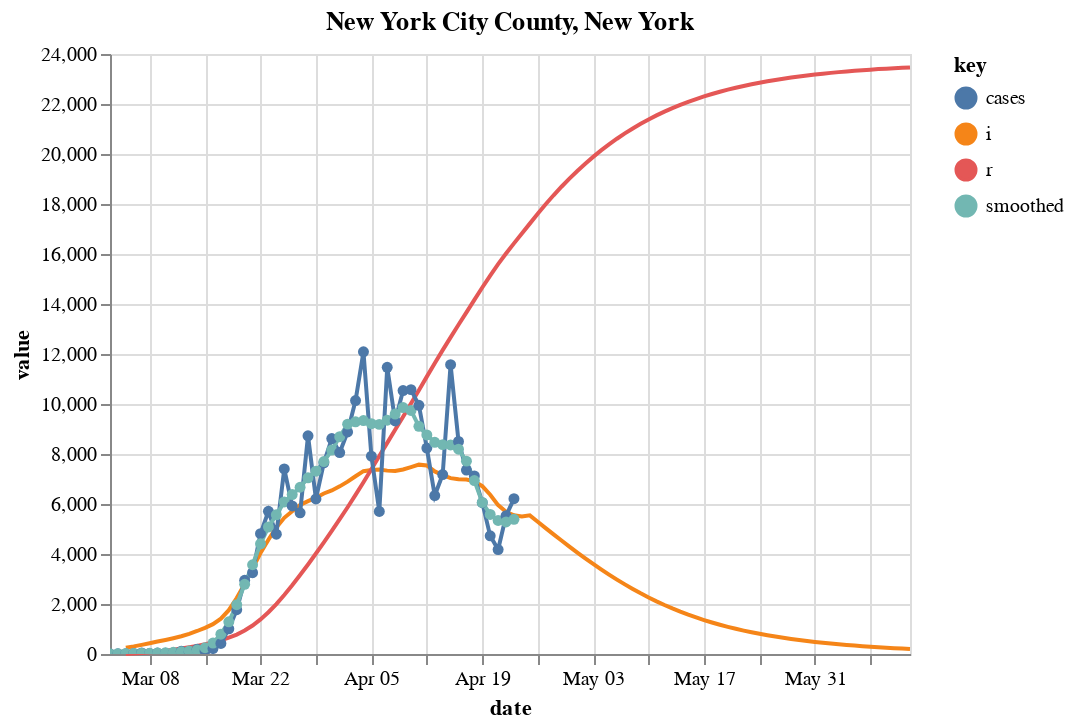

The notebook cell saved with this chart:
### Markdown cell above
# NYC and Save to CSV

### Code cell
fm = "prd_ets"
c = [county_state("New York City", "New York")]
sir_df = county_sir(c, horizon=50, forecast_method=fm, fudge_factor=23)

# Plot forecast
fig, axes = plt.subplots(nrows=1, ncols=1, figsize=(1200/72,400/72))
fig.set_facecolor('w')
plot_rt_fc(sir_df, axes, c, forecast_method=fm)
plot_actuals_sir(sir_df, str(c[0].county + " County, " + c[0].state))

### Figure 1 — Vega-Lite specification as saved in the notebook (floating-point values rounded to 4 significant figures)
{"config": {"view": {"continuousWidth": 400, "continuousHeight": 300}}, "layer": [{"mark": "line", "encoding": {"color": {"type": "nominal", "field": "key"}, "x": {"type": "temporal", "field": "date"}, "y": {"type": "quantitative", "field": "value"}}, "title": "New York City County, New York", "transform": [{"fold": ["i", "r"]}]}, {"mark": {"type": "line", "clip": true, "point": true}, "encoding": {"color": {"type": "nominal", "field": "key"}, "x": {"type": "temporal", "field": "date"}, "y": {"type": "quantitative", "field": "value"}}, "title": "New York City County, New York", "transform": [{"fold": ["cases", "smoothed"]}]}], "data": {"name": "data-0e25e21c93188968e750588edfb664ee"}, "$schema": "https://vega.github.io/schema/vega-lite/v4.8.1.json", "datasets": {"data-0e25e21c93188968e750588edfb664ee": [{"date_str": "2020-03-03", "ML": 3.0, "Low_75": 1.3, "High_75": 5.44, "cases": 1.0, "smoothed": 6.0, "date": "2020-03-03T00:00:00", "fcst": 0.0, "prd_lin": 3.809, "prd_spln": 2.765, "prd_ets": null, "prd_loess": 3.976, "s": null, "i": null, "r": null, "b": null}, {"date_str": "2020-03-04", "ML": 4.03, "Low_75": 2.26, "High_75": 5.8, "cases": 9.0, "smoothed": 11.0, "date": "2020-03-04T00:00:00", "fcst": 0.0, "prd_lin": 3.736, "prd_spln": 2.972, "prd_ets": null, "prd_loess": 3.894, "s": null, "i": null, "r": null, "b": null}, {"date_str": "2020-03-05", "ML": 3.84, "Low_75": 2.45, "High_75": 5.09, "cases": 11.0, "smoothed": 16.0, "date": "2020-03-05T00:00:00", "fcst": 0.0, "prd_lin": 3.664, "prd_spln": 3.099, "prd_ets": null, "prd_loess": 3.812, "s": 305300.0, "i": 253.0, "r": 0.0, "b": 8.986e-07}, {"date_str": "2020-03-06", "ML": 3.48, "Low_75": 2.36, "High_75": 4.46, "cases": 22.0, "smoothed": 21.0, "date": "2020-03-06T00:00:00", "fcst": 0.0, "prd_lin": 3.591, "prd_spln": 3.191, "prd_ets": 3.473, "prd_loess": 3.729, "s": 305200.0, "i": 304.3, "r": 18.07, "b": 8.986e-07}, {"date_str": "2020-03-07", "ML": 3.15, "Low_75": 2.18, "High_75": 3.95, "cases": 45.0, "smoothed": 26.0, "date": "2020-03-07T00:00:00", "fcst": 0.0, "prd_lin": 3.519, "prd_spln": 3.26, "prd_ets": 3.202, "prd_loess": 3.646, "s": 305100.0, "i": 366.0, "r": 39.81, "b": 8.145e-07}, {"date_str": "2020-03-08", "ML": 2.8, "Low_75": 1.97, "High_75": 3.52, "cases": 17.0, "smoothed": 30.0, "date": "2020-03-08T00:00:00", "fcst": 0.0, "prd_lin": 3.446, "prd_spln": 3.301, "prd_ets": 2.921, "prd_loess": 3.563, "s": 305000.0, "i": 430.9, "r": 65.95, "b": 7.375e-07}, {"date_str": "2020-03-09", "ML": 2.76, "Low_75": 1.99, "High_75": 3.39, "cases": 36.0, "smoothed": 38.0, "date": "2020-03-09T00:00:00", "fcst": 0.0, "prd_lin": 3.374, "prd_spln": 3.314, "prd_ets": 2.602, "prd_loess": 3.479, "s": 304900.0, "i": 497.0, "r": 96.73, "b": 6.557e-07}, {"date_str": "2020-03-10", "ML": 2.72, "Low_75": 2.02, "High_75": 3.29, "cases": 31.0, "smoothed": 48.0, "date": "2020-03-10T00:00:00", "fcst": 0.0, "prd_lin": 3.301, "prd_spln": 3.303, "prd_ets": 2.621, "prd_loess": 3.396, "s": 304800.0, "i": 560.9, "r": 132.2, "b": 6.466e-07}, {"date_str": "2020-03-11", "ML": 2.95, "Low_75": 2.37, "High_75": 3.51, "cases": 44.0, "smoothed": 68.0, "date": "2020-03-11T00:00:00", "fcst": 0.0, "prd_lin": 3.228, "prd_spln": 3.271, "prd_ets": 2.621, "prd_loess": 3.312, "s": 304700.0, "i": 631.3, "r": 172.3, "b": 6.374e-07}, {"date_str": "2020-03-12", "ML": 2.96, "Low_75": 2.38, "High_75": 3.41, "cases": 109.0, "smoothed": 90.0, "date": "2020-03-12T00:00:00", "fcst": 0.0, "prd_lin": 3.156, "prd_spln": 3.224, "prd_ets": 2.911, "prd_loess": 3.228, "s": 304600.0, "i": 708.9, "r": 217.4, "b": 6.915e-07}, {"date_str": "2020-03-13", "ML": 2.91, "Low_75": 2.43, "High_75": 3.35, "cases": 95.0, "smoothed": 117.0, "date": "2020-03-13T00:00:00", "fcst": 0.0, "prd_lin": 3.083, "prd_spln": 3.163, "prd_ets": 2.935, "prd_loess": 3.144, "s": 304400.0, "i": 807.5, "r": 268.0, "b": 6.942e-07}, {"date_str": "2020-03-14", "ML": 2.99, "Low_75": 2.56, "High_75": 3.39, "cases": 189.0, "smoothed": 158.0, "date": "2020-03-14T00:00:00", "fcst": 0.0, "prd_lin": 3.011, "prd_spln": 3.093, "prd_ets": 2.887, "prd_loess": 3.06, "s": 304300.0, "i": 920.5, "r": 325.7, "b": 6.828e-07}, {"date_str": "2020-03-15", "ML": 3.58, "Low_75": 3.19, "High_75": 3.92, "cases": 122.0, "smoothed": 250.0, "date": "2020-03-15T00:00:00", "fcst": 0.0, "prd_lin": 2.938, "prd_spln": 3.014, "prd_ets": 2.984, "prd_loess": 2.976, "s": 304100.0, "i": 1046.0, "r": 391.4, "b": 7.019e-07}, {"date_str": "2020-03-16", "ML": 4.37, "Low_75": 4.02, "High_75": 4.63, "cases": 218.0, "smoothed": 439.0, "date": "2020-03-16T00:00:00", "fcst": 0.0, "prd_lin": 2.866, "prd_spln": 2.93, "prd_ets": 3.648, "prd_loess": 2.893, "s": 303800.0, "i": 1195.0, "r": 466.2, "b": 8.41e-07}, {"date_str": "2020-03-17", "ML": 4.89, "Low_75": 4.63, "High_75": 5.11, "cases": 424.0, "smoothed": 794.0, "date": "2020-03-17T00:00:00", "fcst": 0.0, "prd_lin": 2.793, "prd_spln": 2.842, "prd_ets": 4.512, "prd_loess": 2.809, "s": 303500.0, "i": 1414.0, "r": 551.5, "b": 1.027e-06}, {"date_str": "2020-03-18", "ML": 4.52, "Low_75": 4.29, "High_75": 4.68, "cases": 1008.0, "smoothed": 1288.0, "date": "2020-03-18T00:00:00", "fcst": 0.0, "prd_lin": 2.72, "prd_spln": 2.75, "prd_ets": 5.05, "prd_loess": 2.726, "s": 303100.0, "i": 1754.0, "r": 652.5, "b": 1.151e-06}, {"date_str": "2020-03-19", "ML": 4.1, "Low_75": 3.93, "High_75": 4.25, "cases": 1770.0, "smoothed": 1972.0, "date": "2020-03-19T00:00:00", "fcst": 0.0, "prd_lin": 2.648, "prd_spln": 2.657, "prd_ets": 4.583, "prd_loess": 2.643, "s": 302500.0, "i": 2241.0, "r": 777.8, "b": 1.065e-06}, {"date_str": "2020-03-20", "ML": 3.54, "Low_75": 3.38, "High_75": 3.66, "cases": 2950.0, "smoothed": 2789.0, "date": "2020-03-20T00:00:00", "fcst": 0.0, "prd_lin": 2.575, "prd_spln": 2.562, "prd_ets": 4.092, "prd_loess": 2.56, "s": 301800.0, "i": 2803.0, "r": 937.9, "b": 9.682e-07}, {"date_str": "2020-03-21", "ML": 2.85, "Low_75": 2.71, "High_75": 2.96, "cases": 3254.0, "smoothed": 3570.0, "date": "2020-03-21T00:00:00", "fcst": 0.0, "prd_lin": 2.503, "prd_spln": 2.467, "prd_ets": 3.466, "prd_loess": 2.477, "s": 300900.0, "i": 3422.0, "r": 1138.0, "b": 8.379e-07}, {"date_str": "2020-03-22", "ML": 2.52, "Low_75": 2.39, "High_75": 2.62, "cases": 4812.0, "smoothed": 4407.0, "date": "2020-03-22T00:00:00", "fcst": 0.0, "prd_lin": 2.43, "prd_spln": 2.373, "prd_ets": 2.716, "prd_loess": 2.394, "s": 300100.0, "i": 4040.0, "r": 1383.0, "b": 6.764e-07}, {"date_str": "2020-03-23", "ML": 2.06, "Low_75": 1.92, "High_75": 2.14, "cases": 5707.0, "smoothed": 5084.0, "date": "2020-03-23T00:00:00", "fcst": 0.0, "prd_lin": 2.357, "prd_spln": 2.279, "prd_ets": 2.389, "prd_loess": 2.311, "s": 299300.0, "i": 4572.0, "r": 1671.0, "b": 5.998e-07}, {"date_str": "2020-03-24", "ML": 1.68, "Low_75": 1.55, "High_75": 1.76, "cases": 4791.0, "smoothed": 5567.0, "date": "2020-03-24T00:00:00", "fcst": 0.0, "prd_lin": 2.285, "prd_spln": 2.186, "prd_ets": 1.915, "prd_loess": 2.227, "s": 298400.0, "i": 5066.0, "r": 1998.0, "b": 4.917e-07}, {"date_str": "2020-03-25", "ML": 1.62, "Low_75": 1.51, "High_75": 1.71, "cases": 7401.0, "smoothed": 6081.0, "date": "2020-03-25T00:00:00", "fcst": 0.0, "prd_lin": 2.212, "prd_spln": 2.094, "prd_ets": 1.535, "prd_loess": 2.142, "s": 297700.0, "i": 5447.0, "r": 2360.0, "b": 4.021e-07}, {"date_str": "2020-03-26", "ML": 1.36, "Low_75": 1.23, "High_75": 1.43, "cases": 5921.0, "smoothed": 6376.0, "date": "2020-03-26T00:00:00", "fcst": 0.0, "prd_lin": 2.14, "prd_spln": 2.004, "prd_ets": 1.515, "prd_loess": 2.056, "s": 297000.0, "i": 5710.0, "r": 2749.0, "b": 3.887e-07}, {"date_str": "2020-03-27", "ML": 1.32, "Low_75": 1.21, "High_75": 1.4, "cases": 5648.0, "smoothed": 6670.0, "date": "2020-03-27T00:00:00", "fcst": 0.0, "prd_lin": 2.067, "prd_spln": 1.916, "prd_ets": 1.257, "prd_loess": 1.967, "s": 296400.0, "i": 5962.0, "r": 3156.0, "b": 3.27e-07}, {"date_str": "2020-03-28", "ML": 1.38, "Low_75": 1.26, "High_75": 1.45, "cases": 8728.0, "smoothed": 7049.0, "date": "2020-03-28T00:00:00", "fcst": 0.0, "prd_lin": 1.995, "prd_spln": 1.83, "prd_ets": 1.245, "prd_loess": 1.874, "s": 295800.0, "i": 6114.0, "r": 3582.0, "b": 3.181e-07}, {"date_str": "2020-03-29", "ML": 1.27, "Low_75": 1.17, "High_75": 1.35, "cases": 6204.0, "smoothed": 7314.0, "date": "2020-03-29T00:00:00", "fcst": 0.0, "prd_lin": 1.922, "prd_spln": 1.746, "prd_ets": 1.337, "prd_loess": 1.777, "s": 295200.0, "i": 6252.0, "r": 4019.0, "b": 3.332e-07}, {"date_str": "2020-03-30", "ML": 1.35, "Low_75": 1.24, "High_75": 1.42, "cases": 7648.0, "smoothed": 7699.0, "date": "2020-03-30T00:00:00", "fcst": 0.0, "prd_lin": 1.849, "prd_spln": 1.663, "prd_ets": 1.227, "prd_loess": 1.673, "s": 294600.0, "i": 6421.0, "r": 4466.0, "b": 3.073e-07}, {"date_str": "2020-03-31", "ML": 1.4, "Low_75": 1.29, "High_75": 1.47, "cases": 8616.0, "smoothed": 8158.0, "date": "2020-03-31T00:00:00", "fcst": 0.0, "prd_lin": 1.777, "prd_spln": 1.583, "prd_ets": 1.331, "prd_loess": 1.584, "s": 294000.0, "i": 6543.0, "r": 4924.0, "b": 3.273e-07}, {"date_str": "2020-04-01", "ML": 1.44, "Low_75": 1.34, "High_75": 1.51, "cases": 8058.0, "smoothed": 8693.0, "date": "2020-04-01T00:00:00", "fcst": 0.0, "prd_lin": 1.704, "prd_spln": 1.505, "prd_ets": 1.393, "prd_loess": 1.5, "s": 293400.0, "i": 6706.0, "r": 5392.0, "b": 3.401e-07}, {"date_str": "2020-04-02", "ML": 1.4, "Low_75": 1.29, "High_75": 1.46, "cases": 8880.0, "smoothed": 9195.0, "date": "2020-04-02T00:00:00", "fcst": 0.0, "prd_lin": 1.632, "prd_spln": 1.43, "prd_ets": 1.44, "prd_loess": 1.42, "s": 292700.0, "i": 6896.0, "r": 5871.0, "b": 3.506e-07}, {"date_str": "2020-04-03", "ML": 1.09, "Low_75": 0.98, "High_75": 1.15, "cases": 10140.0, "smoothed": 9288.0, "date": "2020-04-03T00:00:00", "fcst": 0.0, "prd_lin": 1.559, "prd_spln": 1.358, "prd_ets": 1.395, "prd_loess": 1.345, "s": 292000.0, "i": 7111.0, "r": 6363.0, "b": 3.416e-07}, {"date_str": "2020-04-04", "ML": 1.04, "Low_75": 0.93, "High_75": 1.1, "cases": 12090.0, "smoothed": 9336.0, "date": "2020-04-04T00:00:00", "fcst": 0.0, "prd_lin": 1.486, "prd_spln": 1.288, "prd_ets": 1.049, "prd_loess": 1.274, "s": 291300.0, "i": 7313.0, "r": 6871.0, "b": 2.666e-07}, {"date_str": "2020-04-05", "ML": 0.92, "Low_75": 0.81, "High_75": 0.98, "cases": 7915.0, "smoothed": 9212.0, "date": "2020-04-05T00:00:00", "fcst": 0.0, "prd_lin": 1.414, "prd_spln": 1.22, "prd_ets": 1.006, "prd_loess": 1.206, "s": 290800.0, "i": 7358.0, "r": 7393.0, "b": 2.55e-07}, {"date_str": "2020-04-06", "ML": 0.97, "Low_75": 0.87, "High_75": 1.04, "cases": 5701.0, "smoothed": 9185.0, "date": "2020-04-06T00:00:00", "fcst": 0.0, "prd_lin": 1.341, "prd_spln": 1.156, "prd_ets": 0.8824, "prd_loess": 1.142, "s": 290200.0, "i": 7378.0, "r": 7919.0, "b": 2.26e-07}, {"date_str": "2020-04-07", "ML": 1.12, "Low_75": 1.01, "High_75": 1.18, "cases": 11470.0, "smoothed": 9352.0, "date": "2020-04-07T00:00:00", "fcst": 0.0, "prd_lin": 1.269, "prd_spln": 1.094, "prd_ets": 0.9506, "prd_loess": 1.081, "s": 289700.0, "i": 7335.0, "r": 8446.0, "b": 2.387e-07}, {"date_str": "2020-04-08", "ML": 1.18, "Low_75": 1.09, "High_75": 1.25, "cases": 9320.0, "smoothed": 9597.0, "date": "2020-04-08T00:00:00", "fcst": 0.0, "prd_lin": 1.196, "prd_spln": 1.034, "prd_ets": 1.125, "prd_loess": 1.024, "s": 289200.0, "i": 7318.0, "r": 8970.0, "b": 2.761e-07}, {"date_str": "2020-04-09", "ML": 1.19, "Low_75": 1.09, "High_75": 1.25, "cases": 10540.0, "smoothed": 9856.0, "date": "2020-04-09T00:00:00", "fcst": 0.0, "prd_lin": 1.124, "prd_spln": 0.9771, "prd_ets": 1.191, "prd_loess": 0.9696, "s": 288600.0, "i": 7380.0, "r": 9493.0, "b": 2.914e-07}, {"date_str": "2020-04-10", "ML": 0.94, "Low_75": 0.84, "High_75": 1.0, "cases": 10580.0, "smoothed": 9742.0, "date": "2020-04-10T00:00:00", "fcst": 0.0, "prd_lin": 1.051, "prd_spln": 0.9224, "prd_ets": 1.199, "prd_loess": 0.9186, "s": 288000.0, "i": 7474.0, "r": 10020.0, "b": 2.945e-07}, {"date_str": "2020-04-11", "ML": 0.56, "Low_75": 0.45, "High_75": 0.62, "cases": 9946.0, "smoothed": 9106.0, "date": "2020-04-11T00:00:00", "fcst": 0.0, "prd_lin": 0.9784, "prd_spln": 0.87, "prd_ets": 0.9153, "prd_loess": 0.8707, "s": 287400.0, "i": 7574.0, "r": 10550.0, "b": 2.331e-07}, {"date_str": "2020-04-12", "ML": 0.72, "Low_75": 0.62, "High_75": 0.79, "cases": 8236.0, "smoothed": 8763.0, "date": "2020-04-12T00:00:00", "fcst": 0.0, "prd_lin": 0.9059, "prd_spln": 0.8198, "prd_ets": 0.497, "prd_loess": 0.8258, "s": 286900.0, "i": 7540.0, "r": 11090.0, "b": 1.392e-07}, {"date_str": "2020-04-13", "ML": 0.76, "Low_75": 0.66, "High_75": 0.83, "cases": 6337.0, "smoothed": 8468.0, "date": "2020-04-13T00:00:00", "fcst": 0.0, "prd_lin": 0.8333, "prd_spln": 0.7718, "prd_ets": 0.6967, "prd_loess": 0.7838, "s": 286600.0, "i": 7303.0, "r": 11630.0, "b": 1.793e-07}, {"date_str": "2020-04-14", "ML": 0.91, "Low_75": 0.82, "High_75": 0.99, "cases": 7177.0, "smoothed": 8375.0, "date": "2020-04-14T00:00:00", "fcst": 0.0, "prd_lin": 0.7607, "prd_spln": 0.7257, "prd_ets": 0.7491, "prd_loess": 0.7447, "s": 286200.0, "i": 7156.0, "r": 12150.0, "b": 1.894e-07}, {"date_str": "2020-04-15", "ML": 0.98, "Low_75": 0.89, "High_75": 1.06, "cases": 11570.0, "smoothed": 8364.0, "date": "2020-04-15T00:00:00", "fcst": 0.0, "prd_lin": 0.6881, "prd_spln": 0.6817, "prd_ets": 0.9209, "prd_loess": 0.7085, "s": 285800.0, "i": 7033.0, "r": 12670.0, "b": 2.271e-07}, {"date_str": "2020-04-16", "ML": 0.86, "Low_75": 0.75, "High_75": 0.93, "cases": 8505.0, "smoothed": 8191.0, "date": "2020-04-16T00:00:00", "fcst": 0.0, "prd_lin": 0.6155, "prd_spln": 0.6395, "prd_ets": 0.9959, "prd_loess": 0.6751, "s": 285400.0, "i": 6987.0, "r": 13170.0, "b": 2.449e-07}, {"date_str": "2020-04-17", "ML": 0.61, "Low_75": 0.5, "High_75": 0.68, "cases": 7358.0, "smoothed": 7715.0, "date": "2020-04-17T00:00:00", "fcst": 0.0, "prd_lin": 0.543, "prd_spln": 0.599, "prd_ets": 0.8562, "prd_loess": 0.6444, "s": 284900.0, "i": 6977.0, "r": 13670.0, "b": 2.153e-07}, {"date_str": "2020-04-18", "ML": 0.29, "Low_75": 0.17, "High_75": 0.36, "cases": 7121.0, "smoothed": 6936.0, "date": "2020-04-18T00:00:00", "fcst": 0.0, "prd_lin": 0.4704, "prd_spln": 0.5603, "prd_ets": 0.577, "prd_loess": 0.6164, "s": 284400.0, "i": 6906.0, "r": 14170.0, "b": 1.53e-07}, {"date_str": "2020-04-19", "ML": 0.08, "Low_75": 0.0, "High_75": 0.16, "cases": 6054.0, "smoothed": 6064.0, "date": "2020-04-19T00:00:00", "fcst": 0.0, "prd_lin": 0.3978, "prd_spln": 0.5232, "prd_ets": 0.2286, "prd_loess": 0.5911, "s": 284100.0, "i": 6713.0, "r": 14660.0, "b": 7.283e-08}, {"date_str": "2020-04-20", "ML": 0.38, "Low_75": 0.25, "High_75": 0.46, "cases": 4726.0, "smoothed": 5582.0, "date": "2020-04-20T00:00:00", "fcst": 0.0, "prd_lin": 0.3252, "prd_spln": 0.4876, "prd_ets": 0.01276, "prd_loess": 0.5684, "s": 284000.0, "i": 6373.0, "r": 15140.0, "b": 2.011e-08}, {"date_str": "2020-04-21", "ML": 0.65, "Low_75": 0.53, "High_75": 0.74, "cases": 4177.0, "smoothed": 5340.0, "date": "2020-04-21T00:00:00", "fcst": 0.0, "prd_lin": 0.2526, "prd_spln": 0.4535, "prd_ets": 0.3709, "prd_loess": 0.5484, "s": 284000.0, "i": 5954.0, "r": 15590.0, "b": 9.558e-08}, {"date_str": "2020-04-22", "ML": 0.89, "Low_75": 0.78, "High_75": 0.99, "cases": 5526.0, "smoothed": 5283.0, "date": "2020-04-22T00:00:00", "fcst": 0.0, "prd_lin": 0.1801, "prd_spln": 0.4208, "prd_ets": 0.6767, "prd_loess": 0.5309, "s": 283800.0, "i": 5690.0, "r": 16020.0, "b": 1.635e-07}, {"date_str": "2020-04-23", "ML": 1.11, "Low_75": 0.99, "High_75": 1.2, "cases": 6214.0, "smoothed": 5387.0, "date": "2020-04-23T00:00:00", "fcst": 0.0, "prd_lin": 0.03601, "prd_spln": 0.3812, "prd_ets": 0.9374, "prd_loess": 0.5161, "s": 283500.0, "i": 5548.0, "r": 16430.0, "b": 2.24e-07}, {"date_str": "2020-04-24", "ML": null, "Low_75": null, "High_75": null, "cases": null, "smoothed": null, "date": "2020-04-24T00:00:00", "fcst": 1.0, "prd_lin": 0.03354, "prd_spln": 0.3548, "prd_ets": 1.169, "prd_loess": 0.5038, "s": 283200.0, "i": 5504.0, "r": 16820.0, "b": 2.796e-07}, {"date_str": "2020-04-25", "ML": null, "Low_75": null, "High_75": null, "cases": null, "smoothed": null, "date": "2020-04-25T00:00:00", "fcst": 1.0, "prd_lin": 0.03109, "prd_spln": 0.3284, "prd_ets": 1.216, "prd_loess": 0.494, "s": 282700.0, "i": 5547.0, "r": 17220.0, "b": 8.948e-08}, {"date_str": "2020-04-26", "ML": null, "Low_75": null, "High_75": null, "cases": null, "smoothed": null, "date": "2020-04-26T00:00:00", "fcst": 1.0, "prd_lin": 0.02866, "prd_spln": 0.3024, "prd_ets": 1.254, "prd_loess": 0.4868, "s": 282600.0, "i": 5291.0, "r": 17610.0, "b": 8.297e-08}, {"date_str": "2020-04-27", "ML": null, "Low_75": null, "High_75": null, "cases": null, "smoothed": null, "date": "2020-04-27T00:00:00", "fcst": 1.0, "prd_lin": 0.02628, "prd_spln": 0.2766, "prd_ets": 1.284, "prd_loess": 0.4821, "s": 282500.0, "i": 5037.0, "r": 17990.0, "b": 7.642e-08}, {"date_str": "2020-04-28", "ML": null, "Low_75": null, "High_75": null, "cases": null, "smoothed": null, "date": "2020-04-28T00:00:00", "fcst": 1.0, "prd_lin": 0.02395, "prd_spln": 0.2513, "prd_ets": 1.308, "prd_loess": 0.4798, "s": 282400.0, "i": 4786.0, "r": 18350.0, "b": 6.994e-08}, {"date_str": "2020-04-29", "ML": null, "Low_75": null, "High_75": null, "cases": null, "smoothed": null, "date": "2020-04-29T00:00:00", "fcst": 1.0, "prd_lin": 0.02169, "prd_spln": 0.2266, "prd_ets": 1.328, "prd_loess": 0.48, "s": 282300.0, "i": 4538.0, "r": 18690.0, "b": 6.358e-08}, {"date_str": "2020-04-30", "ML": null, "Low_75": null, "High_75": null, "cases": null, "smoothed": null, "date": "2020-04-30T00:00:00", "fcst": 1.0, "prd_lin": 0.01951, "prd_spln": 0.2026, "prd_ets": 1.343, "prd_loess": 0.4826, "s": 282200.0, "i": 4296.0, "r": 19010.0, "b": 5.735e-08}, {"date_str": "2020-05-01", "ML": null, "Low_75": null, "High_75": null, "cases": null, "smoothed": null, "date": "2020-05-01T00:00:00", "fcst": 1.0, "prd_lin": 0.01743, "prd_spln": 0.1794, "prd_ets": 1.355, "prd_loess": 0.4875, "s": 282100.0, "i": 4058.0, "r": 19320.0, "b": 5.129e-08}, {"date_str": "2020-05-02", "ML": null, "Low_75": null, "High_75": null, "cases": null, "smoothed": null, "date": "2020-05-02T00:00:00", "fcst": 1.0, "prd_lin": 0.01546, "prd_spln": 0.1572, "prd_ets": 1.365, "prd_loess": 0.4948, "s": 282100.0, "i": 3827.0, "r": 19610.0, "b": 4.543e-08}, {"date_str": "2020-05-03", "ML": null, "Low_75": null, "High_75": null, "cases": null, "smoothed": null, "date": "2020-05-03T00:00:00", "fcst": 1.0, "prd_lin": 0.01362, "prd_spln": 0.136, "prd_ets": 1.373, "prd_loess": 0.5045, "s": 282000.0, "i": 3603.0, "r": 19880.0, "b": 3.98e-08}, {"date_str": "2020-05-04", "ML": null, "Low_75": null, "High_75": null, "cases": null, "smoothed": null, "date": "2020-05-04T00:00:00", "fcst": 1.0, "prd_lin": 0.01191, "prd_spln": 0.1159, "prd_ets": 1.379, "prd_loess": 0.5165, "s": 282000.0, "i": 3386.0, "r": 20140.0, "b": 3.443e-08}, {"date_str": "2020-05-05", "ML": null, "Low_75": null, "High_75": null, "cases": null, "smoothed": null, "date": "2020-05-05T00:00:00", "fcst": 1.0, "prd_lin": 0.01036, "prd_spln": 0.09711, "prd_ets": 1.385, "prd_loess": 0.5307, "s": 281900.0, "i": 3177.0, "r": 20380.0, "b": 2.936e-08}, {"date_str": "2020-05-06", "ML": null, "Low_75": null, "High_75": null, "cases": null, "smoothed": null, "date": "2020-05-06T00:00:00", "fcst": 1.0, "prd_lin": 0.008975, "prd_spln": 0.07972, "prd_ets": 1.389, "prd_loess": 0.5472, "s": 281900.0, "i": 2976.0, "r": 20610.0, "b": 2.46e-08}, {"date_str": "2020-05-07", "ML": null, "Low_75": null, "High_75": null, "cases": null, "smoothed": null, "date": "2020-05-07T00:00:00", "fcst": 1.0, "prd_lin": 0.007768, "prd_spln": 0.06383, "prd_ets": 1.392, "prd_loess": 0.566, "s": 281900.0, "i": 2784.0, "r": 20820.0, "b": 2.02e-08}, {"date_str": "2020-05-08", "ML": null, "Low_75": null, "High_75": null, "cases": null, "smoothed": null, "date": "2020-05-08T00:00:00", "fcst": 1.0, "prd_lin": 0.006756, "prd_spln": 0.04957, "prd_ets": 1.394, "prd_loess": 0.587, "s": 281900.0, "i": 2601.0, "r": 21020.0, "b": 1.617e-08}, {"date_str": "2020-05-09", "ML": null, "Low_75": null, "High_75": null, "cases": null, "smoothed": null, "date": "2020-05-09T00:00:00", "fcst": 1.0, "prd_lin": 0.005951, "prd_spln": 0.03704, "prd_ets": 1.397, "prd_loess": 0.6102, "s": 281900.0, "i": 2427.0, "r": 21210.0, "b": 1.256e-08}, {"date_str": "2020-05-10", "ML": null, "Low_75": null, "High_75": null, "cases": null, "smoothed": null, "date": "2020-05-10T00:00:00", "fcst": 1.0, "prd_lin": 0.005368, "prd_spln": 0.02637, "prd_ets": 1.398, "prd_loess": 0.6355, "s": 281900.0, "i": 2263.0, "r": 21380.0, "b": 9.387e-09}, {"date_str": "2020-05-11", "ML": null, "Low_75": null, "High_75": null, "cases": null, "smoothed": null, "date": "2020-05-11T00:00:00", "fcst": 1.0, "prd_lin": 0.005008, "prd_spln": 0.01758, "prd_ets": 1.4, "prd_loess": 0.6631, "s": 281900.0, "i": 2107.0, "r": 21540.0, "b": 6.684e-09}, {"date_str": "2020-05-12", "ML": null, "Low_75": null, "High_75": null, "cases": null, "smoothed": null, "date": "2020-05-12T00:00:00", "fcst": 1.0, "prd_lin": 0.00485, "prd_spln": 0.01052, "prd_ets": 1.401, "prd_loess": 0.6927, "s": 281900.0, "i": 1960.0, "r": 21690.0, "b": 4.454e-09}, {"date_str": "2020-05-13", "ML": null, "Low_75": null, "High_75": null, "cases": null, "smoothed": null, "date": "2020-05-13T00:00:00", "fcst": 1.0, "prd_lin": 0.004873, "prd_spln": 0.005055, "prd_ets": 1.401, "prd_loess": 0.7245, "s": 281800.0, "i": 1823.0, "r": 21830.0, "b": 2.665e-09}, {"date_str": "2020-05-14", "ML": null, "Low_75": null, "High_75": null, "cases": null, "smoothed": null, "date": "2020-05-14T00:00:00", "fcst": 1.0, "prd_lin": 0.005057, "prd_spln": 0.001044, "prd_ets": 1.402, "prd_loess": 0.7584, "s": 281800.0, "i": 1694.0, "r": 21960.0, "b": 1.281e-09}, {"date_str": "2020-05-15", "ML": null, "Low_75": null, "High_75": null, "cases": null, "smoothed": null, "date": "2020-05-15T00:00:00", "fcst": 1.0, "prd_lin": 0.00538, "prd_spln": -0.00166, "prd_ets": 1.403, "prd_loess": 0.7944, "s": 281800.0, "i": 1574.0, "r": 22090.0, "b": 2.646e-10}, {"date_str": "2020-05-16", "ML": null, "Low_75": null, "High_75": null, "cases": null, "smoothed": null, "date": "2020-05-16T00:00:00", "fcst": 1.0, "prd_lin": 0.005821, "prd_spln": -0.003201, "prd_ets": 1.403, "prd_loess": 0.8325, "s": 281800.0, "i": 1461.0, "r": 22200.0, "b": -4.206e-10}, {"date_str": "2020-05-17", "ML": null, "Low_75": null, "High_75": null, "cases": null, "smoothed": null, "date": "2020-05-17T00:00:00", "fcst": 1.0, "prd_lin": 0.006358, "prd_spln": -0.003723, "prd_ets": 1.403, "prd_loess": 0.8726, "s": 281800.0, "i": 1357.0, "r": 22300.0, "b": -8.111e-10}, {"date_str": "2020-05-18", "ML": null, "Low_75": null, "High_75": null, "cases": null, "smoothed": null, "date": "2020-05-18T00:00:00", "fcst": 1.0, "prd_lin": 0.006972, "prd_spln": -0.003371, "prd_ets": 1.404, "prd_loess": 0.9148, "s": 281800.0, "i": 1260.0, "r": 22400.0, "b": -9.436e-10}, {"date_str": "2020-05-19", "ML": null, "Low_75": null, "High_75": null, "cases": null, "smoothed": null, "date": "2020-05-19T00:00:00", "fcst": 1.0, "prd_lin": 0.007639, "prd_spln": -0.00229, "prd_ets": 1.404, "prd_loess": 0.959, "s": 281800.0, "i": 1169.0, "r": 22490.0, "b": -8.544e-10}, {"date_str": "2020-05-20", "ML": null, "Low_75": null, "High_75": null, "cases": null, "smoothed": null, "date": "2020-05-20T00:00:00", "fcst": 1.0, "prd_lin": 0.00834, "prd_spln": -0.0006224, "prd_ets": 1.404, "prd_loess": 1.005, "s": 281800.0, "i": 1086.0, "r": 22570.0, "b": -5.803e-10}, {"date_str": "2020-05-21", "ML": null, "Low_75": null, "High_75": null, "cases": null, "smoothed": null, "date": "2020-05-21T00:00:00", "fcst": 1.0, "prd_lin": 0.009053, "prd_spln": 0.001486, "prd_ets": 1.404, "prd_loess": 1.053, "s": 281800.0, "i": 1008.0, "r": 22650.0, "b": -1.577e-10}, {"date_str": "2020-05-22", "ML": null, "Low_75": null, "High_75": null, "cases": null, "smoothed": null, "date": "2020-05-22T00:00:00", "fcst": 1.0, "prd_lin": 0.009756, "prd_spln": 0.003892, "prd_ets": 1.404, "prd_loess": 1.104, "s": 281800.0, "i": 935.8, "r": 22720.0, "b": 3.767e-10}, {"date_str": "2020-05-23", "ML": null, "Low_75": null, "High_75": null, "cases": null, "smoothed": null, "date": "2020-05-23T00:00:00", "fcst": 1.0, "prd_lin": 0.01043, "prd_spln": 0.00645, "prd_ets": 1.404, "prd_loess": 1.156, "s": 281800.0, "i": 869.0, "r": 22790.0, "b": 9.863e-10}, {"date_str": "2020-05-24", "ML": null, "Low_75": null, "High_75": null, "cases": null, "smoothed": null, "date": "2020-05-24T00:00:00", "fcst": 1.0, "prd_lin": 0.01105, "prd_spln": 0.009017, "prd_ets": 1.405, "prd_loess": 1.21, "s": 281800.0, "i": 807.2, "r": 22850.0, "b": 1.635e-09}, {"date_str": "2020-05-25", "ML": null, "Low_75": null, "High_75": null, "cases": null, "smoothed": null, "date": "2020-05-25T00:00:00", "fcst": 1.0, "prd_lin": 0.0116, "prd_spln": 0.01145, "prd_ets": 1.405, "prd_loess": 1.266, "s": 281800.0, "i": 749.9, "r": 22910.0, "b": 2.285e-09}, {"date_str": "2020-05-26", "ML": null, "Low_75": null, "High_75": null, "cases": null, "smoothed": null, "date": "2020-05-26T00:00:00", "fcst": 1.0, "prd_lin": 0.01205, "prd_spln": 0.0136, "prd_ets": 1.405, "prd_loess": 1.324, "s": 281800.0, "i": 696.8, "r": 22960.0, "b": 2.901e-09}, {"date_str": "2020-05-27", "ML": null, "Low_75": null, "High_75": null, "cases": null, "smoothed": null, "date": "2020-05-27T00:00:00", "fcst": 1.0, "prd_lin": 0.0124, "prd_spln": 0.01533, "prd_ets": 1.405, "prd_loess": 1.384, "s": 281800.0, "i": 647.6, "r": 23010.0, "b": 3.446e-09}, {"date_str": "2020-05-28", "ML": null, "Low_75": null, "High_75": null, "cases": null, "smoothed": null, "date": "2020-05-28T00:00:00", "fcst": 1.0, "prd_lin": 0.01262, "prd_spln": 0.01661, "prd_ets": 1.405, "prd_loess": 1.445, "s": 281800.0, "i": 602.0, "r": 23060.0, "b": 3.886e-09}, {"date_str": "2020-05-29", "ML": null, "Low_75": null, "High_75": null, "cases": null, "smoothed": null, "date": "2020-05-29T00:00:00", "fcst": 1.0, "prd_lin": 0.01273, "prd_spln": 0.01747, "prd_ets": 1.405, "prd_loess": 1.509, "s": 281800.0, "i": 559.6, "r": 23100.0, "b": 4.21e-09}, {"date_str": "2020-05-30", "ML": null, "Low_75": null, "High_75": null, "cases": null, "smoothed": null, "date": "2020-05-30T00:00:00", "fcst": 1.0, "prd_lin": 0.01274, "prd_spln": 0.01793, "prd_ets": 1.405, "prd_loess": 1.574, "s": 281800.0, "i": 520.3, "r": 23140.0, "b": 4.427e-09}, {"date_str": "2020-05-31", "ML": null, "Low_75": null, "High_75": null, "cases": null, "smoothed": null, "date": "2020-05-31T00:00:00", "fcst": 1.0, "prd_lin": 0.01266, "prd_spln": 0.01802, "prd_ets": 1.405, "prd_loess": 1.642, "s": 281800.0, "i": 483.8, "r": 23180.0, "b": 4.544e-09}, {"date_str": "2020-06-01", "ML": null, "Low_75": null, "High_75": null, "cases": null, "smoothed": null, "date": "2020-06-01T00:00:00", "fcst": 1.0, "prd_lin": 0.01249, "prd_spln": 0.01777, "prd_ets": 1.405, "prd_loess": 1.711, "s": 281800.0, "i": 449.9, "r": 23210.0, "b": 4.567e-09}, {"date_str": "2020-06-02", "ML": null, "Low_75": null, "High_75": null, "cases": null, "smoothed": null, "date": "2020-06-02T00:00:00", "fcst": 1.0, "prd_lin": 0.01223, "prd_spln": 0.01721, "prd_ets": 1.405, "prd_loess": 1.782, "s": 281800.0, "i": 418.3, "r": 23240.0, "b": 4.503e-09}, {"date_str": "2020-06-03", "ML": null, "Low_75": null, "High_75": null, "cases": null, "smoothed": null, "date": "2020-06-03T00:00:00", "fcst": 1.0, "prd_lin": 0.01191, "prd_spln": 0.01636, "prd_ets": 1.405, "prd_loess": 1.855, "s": 281800.0, "i": 389.0, "r": 23270.0, "b": 4.361e-09}, {"date_str": "2020-06-04", "ML": null, "Low_75": null, "High_75": null, "cases": null, "smoothed": null, "date": "2020-06-04T00:00:00", "fcst": 1.0, "prd_lin": 0.01152, "prd_spln": 0.01526, "prd_ets": 1.405, "prd_loess": 1.93, "s": 281800.0, "i": 361.7, "r": 23300.0, "b": 4.147e-09}, {"date_str": "2020-06-05", "ML": null, "Low_75": null, "High_75": null, "cases": null, "smoothed": null, "date": "2020-06-05T00:00:00", "fcst": 1.0, "prd_lin": 0.01106, "prd_spln": 0.01393, "prd_ets": 1.405, "prd_loess": 2.006, "s": 281800.0, "i": 336.3, "r": 23330.0, "b": 3.868e-09}, {"date_str": "2020-06-06", "ML": null, "Low_75": null, "High_75": null, "cases": null, "smoothed": null, "date": "2020-06-06T00:00:00", "fcst": 1.0, "prd_lin": 0.01056, "prd_spln": 0.01241, "prd_ets": 1.405, "prd_loess": 2.085, "s": 281800.0, "i": 312.6, "r": 23350.0, "b": 3.531e-09}, {"date_str": "2020-06-07", "ML": null, "Low_75": null, "High_75": null, "cases": null, "smoothed": null, "date": "2020-06-07T00:00:00", "fcst": 1.0, "prd_lin": 0.01002, "prd_spln": 0.01071, "prd_ets": 1.405, "prd_loess": 2.165, "s": 281800.0, "i": 290.6, "r": 23370.0, "b": 3.144e-09}, {"date_str": "2020-06-08", "ML": null, "Low_75": null, "High_75": null, "cases": null, "smoothed": null, "date": "2020-06-08T00:00:00", "fcst": 1.0, "prd_lin": 0.009433, "prd_spln": 0.008872, "prd_ets": 1.405, "prd_loess": 2.247, "s": 281800.0, "i": 270.1, "r": 23400.0, "b": 2.714e-09}, {"date_str": "2020-06-09", "ML": null, "Low_75": null, "High_75": null, "cases": null, "smoothed": null, "date": "2020-06-09T00:00:00", "fcst": 1.0, "prd_lin": 0.008821, "prd_spln": 0.006921, "prd_ets": 1.405, "prd_loess": 2.33, "s": 281800.0, "i": 251.0, "r": 23410.0, "b": 2.249e-09}, {"date_str": "2020-06-10", "ML": null, "Low_75": null, "High_75": null, "cases": null, "smoothed": null, "date": "2020-06-10T00:00:00", "fcst": 1.0, "prd_lin": 0.008186, "prd_spln": 0.004884, "prd_ets": 1.405, "prd_loess": 2.416, "s": 281800.0, "i": 233.2, "r": 23430.0, "b": 1.754e-09}, {"date_str": "2020-06-11", "ML": null, "Low_75": null, "High_75": null, "cases": null, "smoothed": null, "date": "2020-06-11T00:00:00", "fcst": 1.0, "prd_lin": 0.007537, "prd_spln": 0.002791, "prd_ets": 1.405, "prd_loess": 2.503, "s": 281800.0, "i": 216.7, "r": 23450.0, "b": 1.238e-09}, {"date_str": "2020-06-12", "ML": null, "Low_75": null, "High_75": null, "cases": null, "smoothed": null, "date": "2020-06-12T00:00:00", "fcst": 1.0, "prd_lin": 0.006881, "prd_spln": 0.0006688, "prd_ets": 1.405, "prd_loess": 2.592, "s": 281800.0, "i": 201.3, "r": 23460.0, "b": 7.072e-10}]}}
